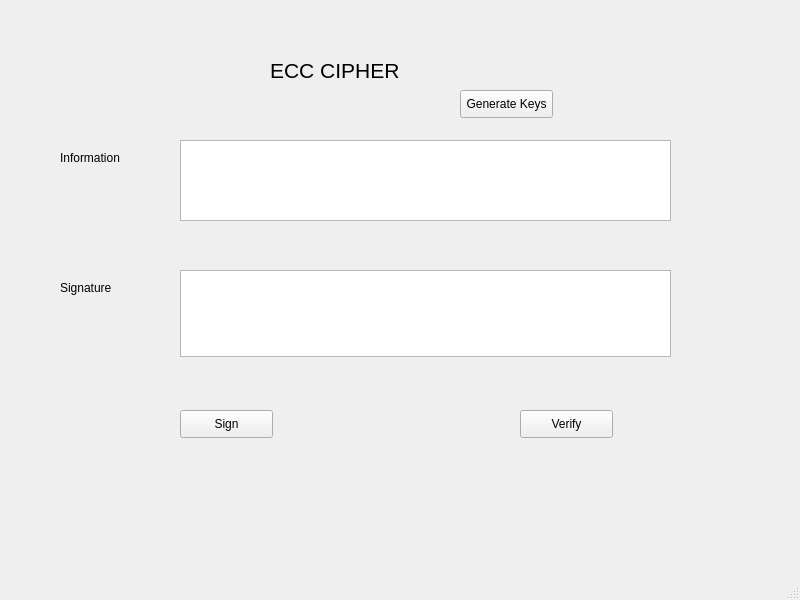
<?xml version="1.0" encoding="UTF-8"?>
<ui version="4.0">
 <class>btn_gen_keys_2</class>
 <widget class="QMainWindow" name="btn_gen_keys_2">
  <property name="geometry">
   <rect>
    <x>0</x>
    <y>0</y>
    <width>800</width>
    <height>600</height>
   </rect>
  </property>
  <property name="windowTitle">
   <string>MainWindow</string>
  </property>
  <widget class="QWidget" name="centralwidget">
   <widget class="QLabel" name="label">
    <property name="geometry">
     <rect>
      <x>270</x>
      <y>40</y>
      <width>191</width>
      <height>61</height>
     </rect>
    </property>
    <property name="font">
     <font>
      <pointsize>16</pointsize>
     </font>
    </property>
    <property name="text">
     <string>ECC CIPHER</string>
    </property>
   </widget>
   <widget class="QPushButton" name="btn_gen_keys">
    <property name="geometry">
     <rect>
      <x>460</x>
      <y>90</y>
      <width>93</width>
      <height>28</height>
     </rect>
    </property>
    <property name="text">
     <string>Generate Keys</string>
    </property>
   </widget>
   <widget class="QLabel" name="label_2">
    <property name="geometry">
     <rect>
      <x>60</x>
      <y>150</y>
      <width>91</width>
      <height>16</height>
     </rect>
    </property>
    <property name="text">
     <string>Information</string>
    </property>
   </widget>
   <widget class="QLabel" name="label_3">
    <property name="geometry">
     <rect>
      <x>60</x>
      <y>280</y>
      <width>55</width>
      <height>16</height>
     </rect>
    </property>
    <property name="text">
     <string>Signature</string>
    </property>
   </widget>
   <widget class="QPlainTextEdit" name="txt_infor">
    <property name="geometry">
     <rect>
      <x>180</x>
      <y>140</y>
      <width>491</width>
      <height>81</height>
     </rect>
    </property>
   </widget>
   <widget class="QPlainTextEdit" name="txt_sign">
    <property name="geometry">
     <rect>
      <x>180</x>
      <y>270</y>
      <width>491</width>
      <height>87</height>
     </rect>
    </property>
   </widget>
   <widget class="QPushButton" name="btn_sign">
    <property name="geometry">
     <rect>
      <x>180</x>
      <y>410</y>
      <width>93</width>
      <height>28</height>
     </rect>
    </property>
    <property name="text">
     <string>Sign</string>
    </property>
   </widget>
   <widget class="QPushButton" name="btn_verify">
    <property name="geometry">
     <rect>
      <x>520</x>
      <y>410</y>
      <width>93</width>
      <height>28</height>
     </rect>
    </property>
    <property name="text">
     <string>Verify</string>
    </property>
   </widget>
  </widget>
  <widget class="QMenuBar" name="menubar">
   <property name="geometry">
    <rect>
     <x>0</x>
     <y>0</y>
     <width>800</width>
     <height>26</height>
    </rect>
   </property>
  </widget>
  <widget class="QStatusBar" name="statusbar"/>
 </widget>
 <resources/>
 <connections/>
</ui>
